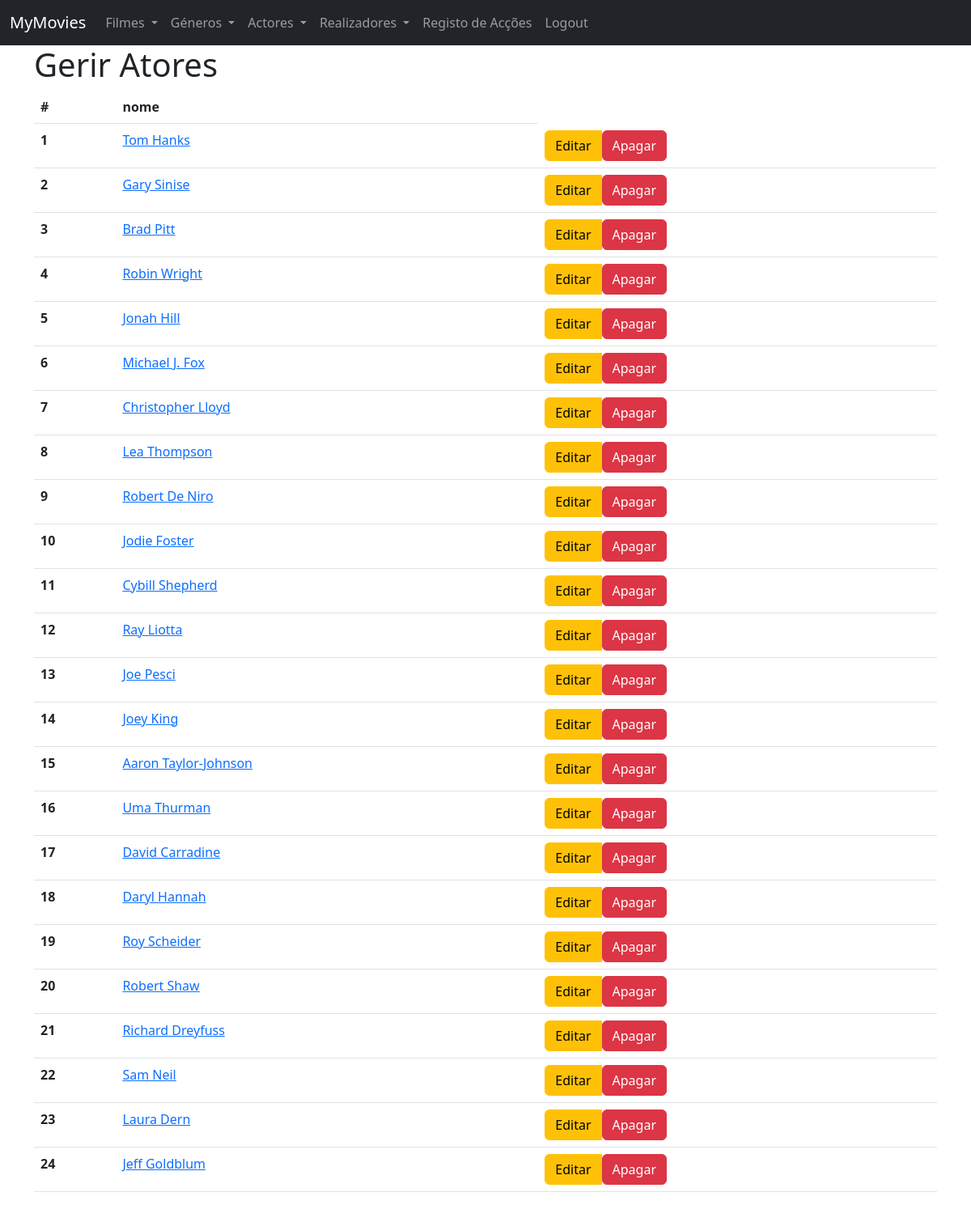
The app's page /admin/atores (signed in) with its own data.
### tables this page shows
CREATE TABLE actor (
    id BIGINT UNSIGNED NOT NULL AUTO_INCREMENT,
    name VARCHAR(255) NOT NULL,
    PRIMARY KEY (id)
);

### routes.php (called while the page is built, shortened)
<?php
$router->get('', function () {
    require 'controllers/menu.php';
});
$router->get('filmes', function () {
    require 'controllers/movies/movies.list.php';
});
$router->get('filmes/(\d+)', function ($id) {
    require "controllers/movies/movies.show.php";
});
$router->post('filmes', function () {
    require 'controllers/movies/movies.add.php';
});
$router->get('atores', function () {
    require 'controllers/actors/actors.list.php';
});
$router->get('atores/(\d+)', function ($id) {
    require "controllers/actors/actors.show.php";
});
$router->post('atores', function () {
    require 'controllers/actors/actors.add.php';
});
$router->get('generos', function () {
    require 'controllers/genres/genres.list.php';
});
$router->get('generos/(\d+)', function ($id) {
    require 'controllers/genres/genres.show.php';
});
$router->post('generos', function () {
    require 'controllers/genres/genres.add.php';
});
$router->get('realizadores', function () {
    require 'controllers/directors/directors.list.php';
});
$router->get('realizadores/(\d+)', function ($id) {
    require 'controllers/directors/directors.show.php';
});
$router->post('realizadores', function () {
    require 'controllers/directors/directors.add.php';
});
$router->get('admin/filmes', function () {
    require 'controllers/admin/movies.index.php';
});
$router->patch('filmes/(\d+)', function ($id) {
    require "controllers/admin/filmes.edit.php";
});
$router->get('admin/generos', function () {
    require 'controllers/admin/genres.index.php';
});
$router->patch('generos/(\d+)', function ($id) {
    require "controllers/admin/generos.edit.php";
});
$router->get('admin/atores', function () {
    require 'controllers/admin/actors.index.php';
});

### index.php (called while the page is built, shortened)
<?php
$router = Router::setFromFile('routes.php');
preg_match('/^([^:\/]+[s]?):\/\/([^\/]*)\/(.*)$/', Config::APPURL, $matches);
if (!isset($matches[3])) {
    $realURI = trim($_SERVER['REQUEST_URI'], '/');
} else {
    $baseConfigURL = $matches[3];
    $realURI = substr(trim($_SERVER['REQUEST_URI'], '/'), strlen($baseConfigURL) + 1);
}
try {
    $router->direct(
        $realURI,
        isset($_POST['_method']) ? $_POST['_method'] : $_SERVER['REQUEST_METHOD']
    );
} catch (Exception $e) {
    header('HTTP/1.1 404 Not Found', true, 404);
    echo "404 Not Found";
}
function route($uri)
{
    return Config::APPURL . '/' . $uri;
}

### src/Database/QueryBuilder.php (called while the page is built, shortened)
<?php
class QueryBuilder
{
    public function __construct(PDO $pdo)
    {
        $this->pdo = $pdo;
    }
    public function getAll($table, $class = "StdClass")
    {
        $stmt = $this->pdo->prepare("SELECT * FROM $table");
        $stmt->execute();
        return $stmt->fetchAll(PDO::FETCH_CLASS, $class);
    }
}

### views/admin/actors.index.php (the view, shortened to what this page needs)
<!DOCTYPE html>
<html lang="en">
<head>
    <link href="https://cdn.jsdelivr.net/npm/bootstrap@5.2.2/dist/css/bootstrap.min.css" rel="stylesheet">
</head>
<body>
    <?php require 'views/navbar.php'; ?>
    <div class="container">
        <h1>Gerir Atores</h1>
        <table class="table">
            <thead>
                <tr>
                    <th scope="col">#</th>
                    <th scope="col">nome</th>
                </tr>
            </thead>
            <tbody>
                <?php foreach ($actors as $actor) : ?>
                    <tr>
                        <th scope="row"><?php echo $actor->id; ?></th>
                        <td> <a href="<?php echo route('atores/' . $actor->id); ?>">
                                <?php echo $actor->name; ?> </a>
                        </td>
                        <td>
                            <div class="btn-group" role="group" >
                                <a class="btn btn-warning" href="<?php echo route('admin/atores/' . $actor->id . '/editar'); ?>" role="button">Editar</a>
                                <form action="<?php echo route('admin/atores/' . $actor->id); ?>" method="POST">
                                    <button type="submit" class="btn btn-danger">Apagar</button>
                                </form>
                            </div>
                        </td>
                    </tr>
                <?php endforeach ?>
            </tbody>
        </table>
    </div>
</body>
</html>

### src/Router.php (shortened to what this page needs)
<?php
class Router
{
    protected $routes = [];
    public function get($uri, $callback)
    {
        $this->routes['GET'][$uri] = $callback;
    }
    public function post($uri, $callback)
    {
        $this->routes['POST'][$uri] = $callback;
    }
    public function delete($uri, $callback)
    {
        $this->routes['DELETE'][$uri] = $callback;
    }
    public function patch($uri, $callback)
    {
        $this->routes['PATCH'][$uri] = $callback;
    }
    public function direct($uri, $method)
    {
        if (!empty($this->routes[$method])) {
            foreach ($this->routes[$method] as $route => $callback) {
                $route = '/^' . str_replace('/', '\/', $route) . '$/';
                if (preg_match($route, $uri, $params)) {
                    array_shift($params);
                    return call_user_func_array($callback, array_values($params));
                }
            }
        }
        throw new Exception('No route found');
    }
}

### records on screen
actor: id "1", name "Tom Hanks"
actor: id "2", name "Gary Sinise"
actor: id "3", name "Brad Pitt"
actor: id "4", name "Robin Wright"
actor: id "5", name "Jonah Hill"
actor: id "6", name "Michael J. Fox"
actor: id "7", name "Christopher Lloyd"
actor: id "8", name "Lea Thompson"
actor: id "9", name "Robert De Niro"
actor: id "10", name "Jodie Foster"
actor: id "11", name "Cybill Shepherd"
actor: id "12", name "Ray Liotta"
actor: id "13", name "Joe Pesci"
actor: id "14", name "Joey King"
actor: id "15", name "Aaron Taylor-Johnson"
actor: id "16", name "Uma Thurman"
actor: id "17", name "David Carradine"
actor: id "18", name "Daryl Hannah"
actor: id "19", name "Roy Scheider"
actor: id "20", name "Robert Shaw"
actor: id "21", name "Richard Dreyfuss"
actor: id "22", name "Sam Neil"
actor: id "23", name "Laura Dern"
actor: id "24", name "Jeff Goldblum"
